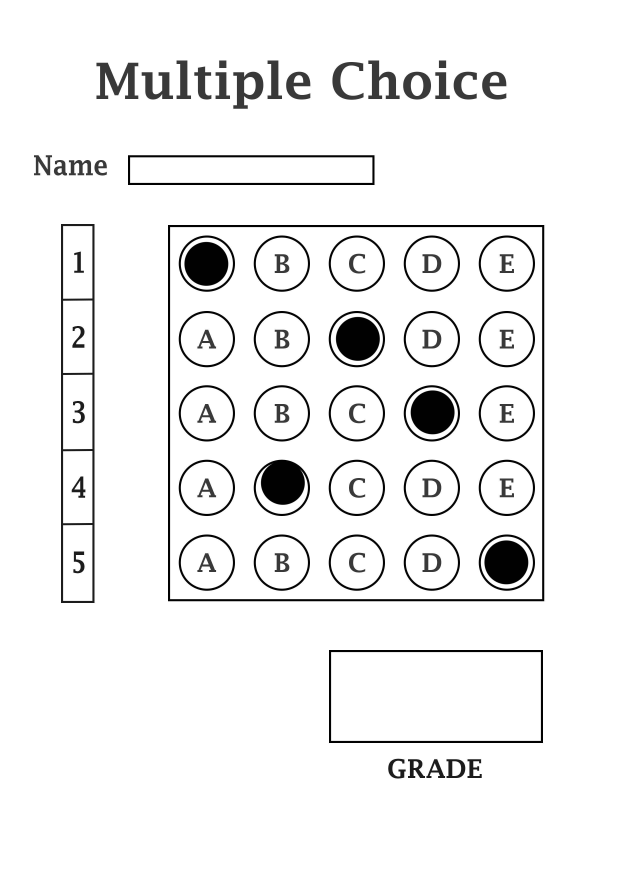
#> input picture uploads/1.jpg, 2480 x 3508 px (shown at 1/4 size)
$ python -i app.py   (imports and definitions only)
#> lines starting #> are read from the running program, lines starting #| are printed output that depends on the picture; after the words box and inside, x2 and y2 are one past the last pixel; in counts of white or black regions, pixels touching at a corner belong together
from flask import Flask, render_template, request, send_from_directory
import cv2
import numpy as np
import os

# [1 line not run here, left out]

UPLOAD_FOLDER = 'uploads/'
OUTPUT_FOLDER = 'outputs/'
# [1 line that did not run here, left out]
# [1 line that did not run here, left out]

# [2 lines not run here, left out]

NUM_QUESTIONS = 5
NUM_CHOICES   = 5
CORRECT_ANSWERS = [1, 2, 0, 2, 4]  # Index of correct answers
ANSWER_LETTERS  = ["A", "B", "C", "D", "E"]

# [3 lines that did not run here, left out]

# [25 lines that did not run here, left out]

def reorder_corners(pts):
    pts = pts.reshape((4, 2))
    ordered = np.zeros((4, 2), dtype=np.float32)
    s = pts.sum(axis=1)
    ordered[0] = pts[np.argmin(s)]
    ordered[2] = pts[np.argmax(s)]
    diff = np.diff(pts, axis=1)
    ordered[1] = pts[np.argmin(diff)]
    ordered[3] = pts[np.argmax(diff)]
    return ordered

def process_quiz_image(image_path):
#> called with image_path = 'uploads/1.jpg'
    img = cv2.imread(image_path)
#> img is the input picture: shape (3508, 2480, 3); min 0, max 255, mean 239.9
    if img is None:
        return None, None, 0, 0,

    img = cv2.resize(img, (700, 900))
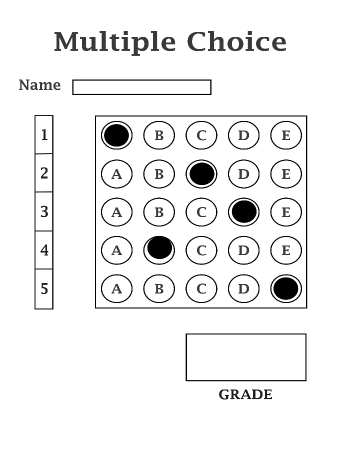
#> img: shape (900, 700, 3) (shown at 1/2 size); min 0, max 255, mean 239.9
    gray = cv2.cvtColor(img, cv2.COLOR_BGR2GRAY)
    blur = cv2.GaussianBlur(gray, (5, 5), 1)
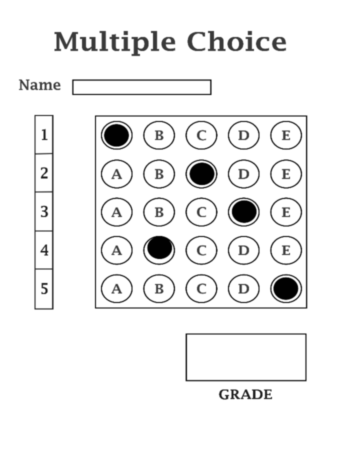
#> blur: shape (900, 700) (shown at 1/2 size); min 1, max 255, mean 240
    edges = cv2.Canny(blur, 50, 150)
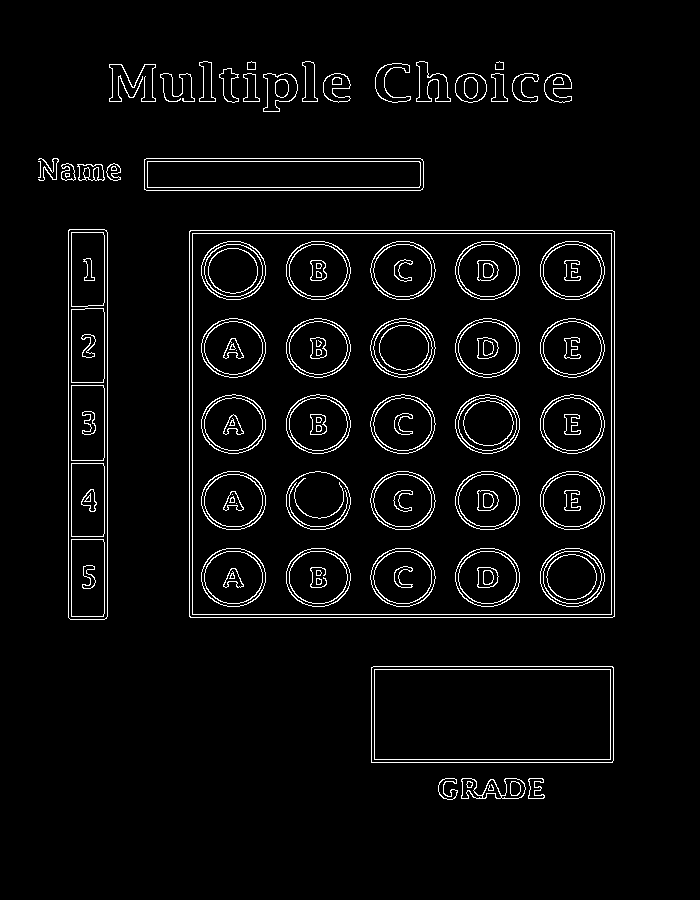
#> edges: shape (900, 700); 4% white in thin lines or dots, all inside (x1, y1, x2, y2) = (38, 61, 615, 800)

    contours, _ = cv2.findContours(edges, cv2.RETR_EXTERNAL, cv2.CHAIN_APPROX_SIMPLE)
#> contours = 28 contours, 3 with area under 20; largest, box (x1, y1, x2, y2) and area: (189, 230, 615, 618) 164471, (371, 666, 614, 763) 23228, (68, 229, 108, 620) 15200, (144, 158, 424, 191) 8917, (263, 73, 298, 112) 882

    biggest = None
    max_area = 0
    for cnt in contours:
        area = cv2.contourArea(cnt)
        if area > 5000:
            peri = cv2.arcLength(cnt, True)
            approx = cv2.approxPolyDP(cnt, 0.02 * peri, True)
            if len(approx) == 4 and area > max_area:
                biggest = approx
                max_area = area
#> this loop made 28 passes
#> (area, peri, biggest, max_area) on passes 4 to 5: (23228.5, 674.2, [[371, 667], [371, 762], [613, 760], [612, 666]], 23228.5), (164471, 1621.7, [[189, 231], [190, 617], [614, 616], [614, 231]], 164471)
#> after the loop, max_area = 164471

    if biggest is not None:
        corners = reorder_corners(biggest)
#> in reorder_corners, `pts = pts.reshape((4, 2))`: pts = [[189, 231], [190, 617], [614, 616], [614, 231]]
#> in reorder_corners, `s = pts.sum(axis=1)`: s = [420, 807, 1230, 845]
#> in reorder_corners, `diff = np.diff(pts, axis=1)`: diff = [42, 427, 2, -383]
#> corners = [[189, 231], [614, 231], [614, 616], [190, 617]]
        width, height = 700, 900
        dst = np.float32([[0, 0], [width, 0], [width, height], [0, height]])
        matrix = cv2.getPerspectiveTransform(corners, dst)
#> matrix = [[1.64, -0.00425, -308.7], [-1.85e-16, 2.32, -536], [-6.09e-06, -6.06e-06, 1]]
        warped = cv2.warpPerspective(img, matrix, (width, height))
    else:
        warped = img.copy()

    roi_y1, roi_y2 = 80, 880
    roi_x1, roi_x2 = 40, 660

    answer_region = warped[roi_y1:roi_y2, roi_x1:roi_x2]
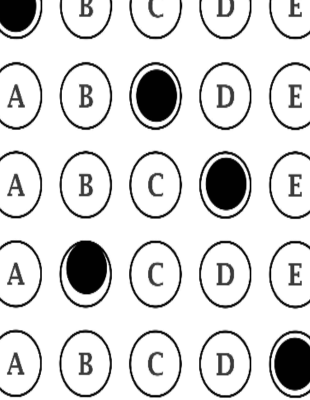
#> answer_region: shape (800, 620, 3) (shown at 1/2 size); min 0, max 255, mean 218.1
    region_h, region_w = answer_region.shape[:2]

    gray_region = cv2.cvtColor(answer_region, cv2.COLOR_BGR2GRAY)

    thresh = cv2.threshold(gray_region, 150, 255, cv2.THRESH_BINARY_INV)[1]
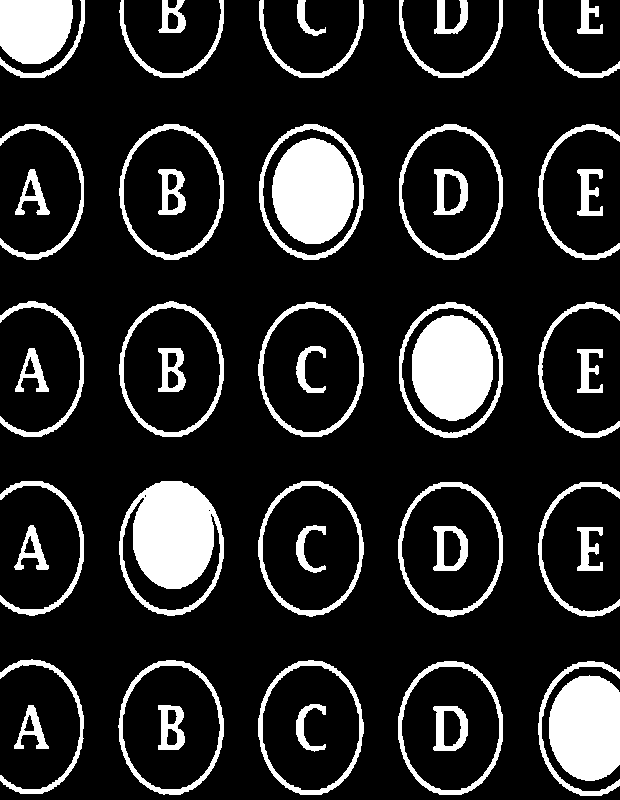
#> thresh: shape (800, 620); 15.7% white; 49 white regions, largest, box (x1, y1, x2, y2) and area: (119, 481, 224, 616) 8417, (272, 138, 354, 244) 6793, (412, 315, 493, 421) 6787

    kernel = np.ones((3,3), np.uint8)
    thresh = cv2.morphologyEx(thresh, cv2.MORPH_OPEN, kernel)

    cell_h = region_h // NUM_QUESTIONS
    cell_w = region_w // NUM_CHOICES

    pixel_values = np.zeros((NUM_QUESTIONS, NUM_CHOICES))

    for q in range(NUM_QUESTIONS):
        for c in range(NUM_CHOICES):
            y1, y2 = q * cell_h, (q + 1) * cell_h
            x1, x2 = c * cell_w, (c + 1) * cell_w

            cell = thresh[y1:y2, x1:x2]
            pixel_values[q][c] = cv2.countNonZero(cell)

            cv2.rectangle(warped, (roi_x1 + x1, roi_y1 + y1),
                          (roi_x1 + x2, roi_y1 + y2), (0, 255, 0), 1)
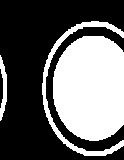
#> cell: shape (160, 124); 39% white; 3 white regions, box (x1, y1, x2, y2) and area: (53, 36, 124, 141) 6288, (42, 21, 124, 156) 1199, (0, 55, 7, 121) 252
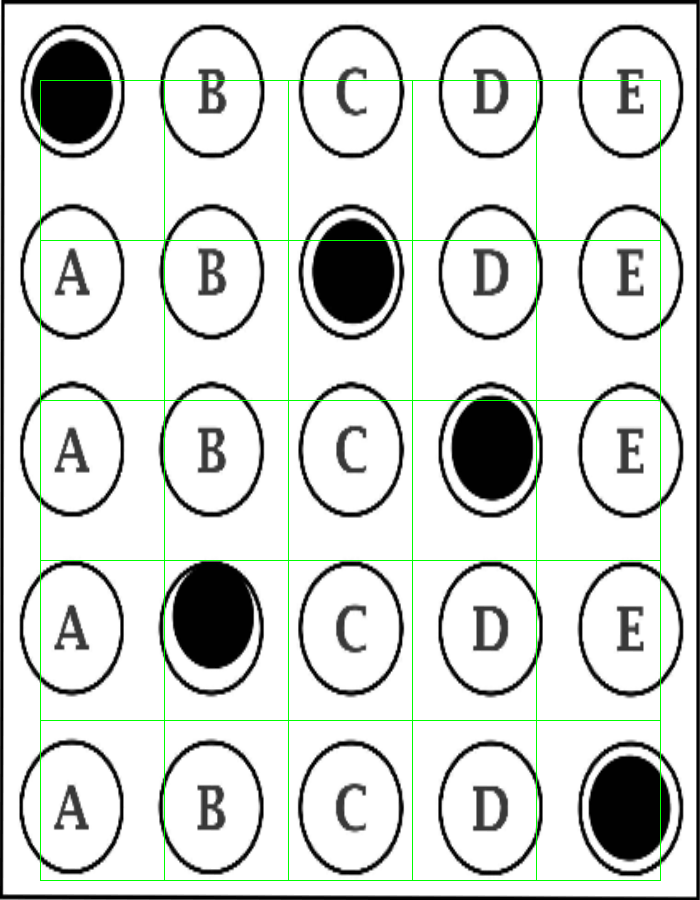
#> warped: shape (900, 700, 3); mean B, G, R 213.5, 216.9, 213.5
#> after the loop, pixel_values = [[5320, 1913, 2866, 1930, 1731], [1925, 2111, 7380, 2174, 2017], [1614, 1861, 1906, 7769, 1687], [2010, 8243, 2251, 2274, 2057], [1987, 2304, 2243, 2314, 7739]]

    selected_answers = [int(np.argmax(pixel_values[q])) for q in range(NUM_QUESTIONS)]
#> selected_answers = [0, 2, 3, 1, 4]

    total_conf = []
    for q in range(NUM_QUESTIONS):
        max_px = np.max(pixel_values[q])
        conf = min(100, (max_px / 400) * 100)
        total_conf.append(conf)
#> this loop made 5 passes
#> max_px on passes 1 to 5: 5320, 7380, 7769, 8243, 7739
#> after the loop, total_conf = [100, 100, 100, 100, 100]

    analysis_accuracy = round(sum(total_conf) / NUM_QUESTIONS, 1)
#> analysis_accuracy = 100

    grading = [1 if selected_answers[q] == CORRECT_ANSWERS[q] else 0 for q in range(NUM_QUESTIONS)]
#> grading = [0, 1, 0, 0, 1]
    score = round((sum(grading) / NUM_QUESTIONS) * 100, 1)
#> score = 40

#> (the run stopped early here; a loop or call above may not have finished)

$ run again, on uploads/2.jpg
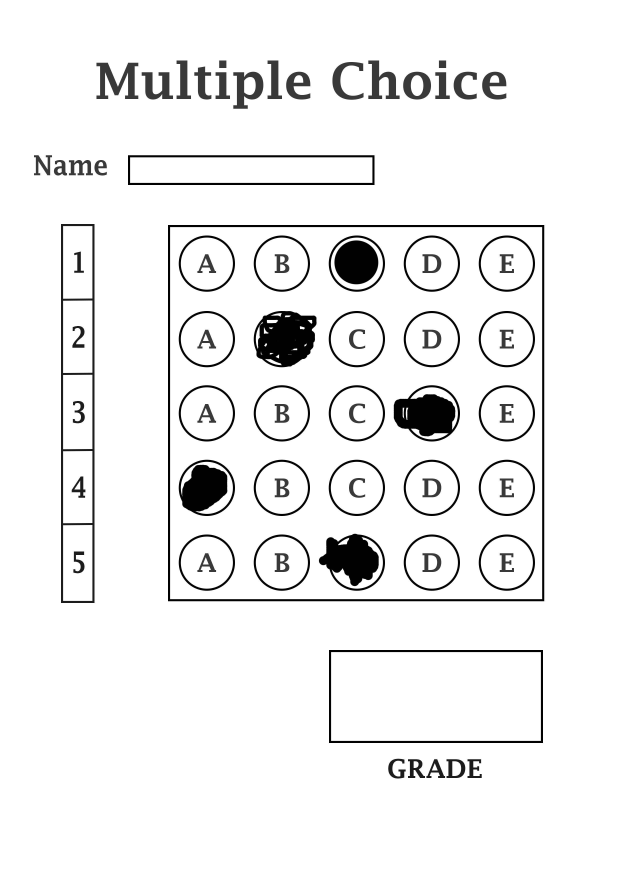
#> input picture uploads/2.jpg, 2480 x 3508 px (shown at 1/4 size)
#> in process_quiz_image, img is the input picture: shape (3508, 2480, 3); min 0, max 255, mean 239.3
#> img: shape (900, 700, 3)
#> in process_quiz_image, `edges = cv2.Canny(blur, 50, 150)`:
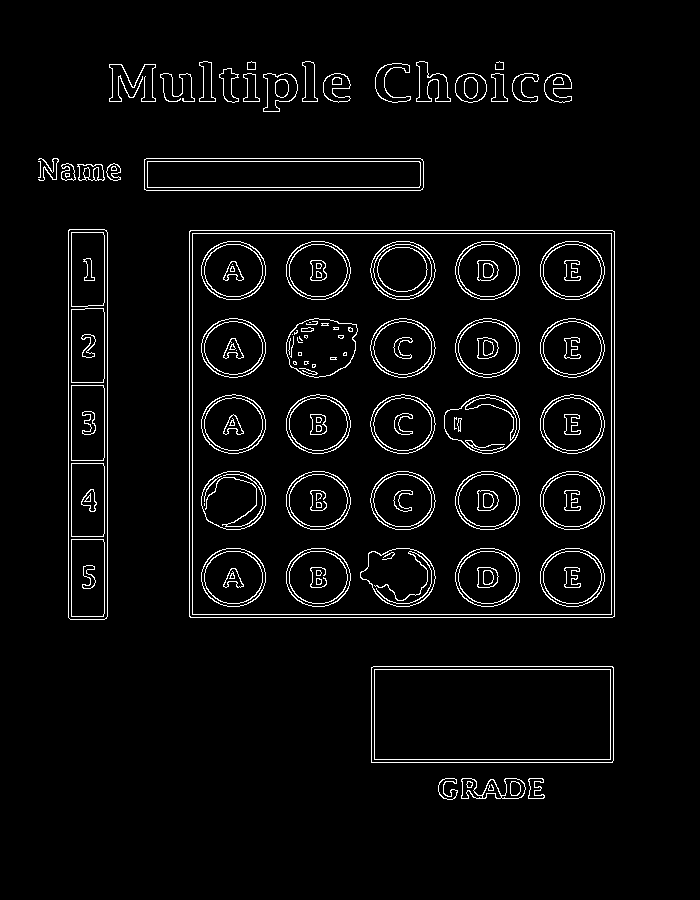
#> edges: shape (900, 700); 4% white in thin lines or dots, all inside (x1, y1, x2, y2) = (38, 61, 615, 800)
#> contours = 28 contours, 3 with area under 20; largest, box (x1, y1, x2, y2) and area: (189, 230, 615, 618) 164471, (371, 666, 614, 763) 23228, (68, 229, 108, 620) 15200, (144, 158, 424, 191) 8917, (263, 73, 298, 112) 882
#> the loop in process_quiz_image, `for cnt in contours:` made 28 passes
#> (area, peri, biggest, max_area) on passes 4 to 5: (23228.5, 674.2, [[371, 667], [371, 762], [613, 760], [612, 666]], 23228.5), (164471, 1621.7, [[189, 231], [190, 617], [614, 616], [614, 231]], 164471)
#> after the loop in process_quiz_image, `for cnt in contours:`: max_area = 164471
#> pts = [[189, 231], [190, 617], [614, 616], [614, 231]]
#> s = [420, 807, 1230, 845]
#> diff = [42, 427, 2, -383]
#> corners = [[189, 231], [614, 231], [614, 616], [190, 617]]
#> matrix = [[1.64, -0.00425, -308.7], [-1.85e-16, 2.32, -536], [-6.09e-06, -6.06e-06, 1]]
#> after the loop in process_quiz_image, `for q in range(NUM_QUESTIONS):`:
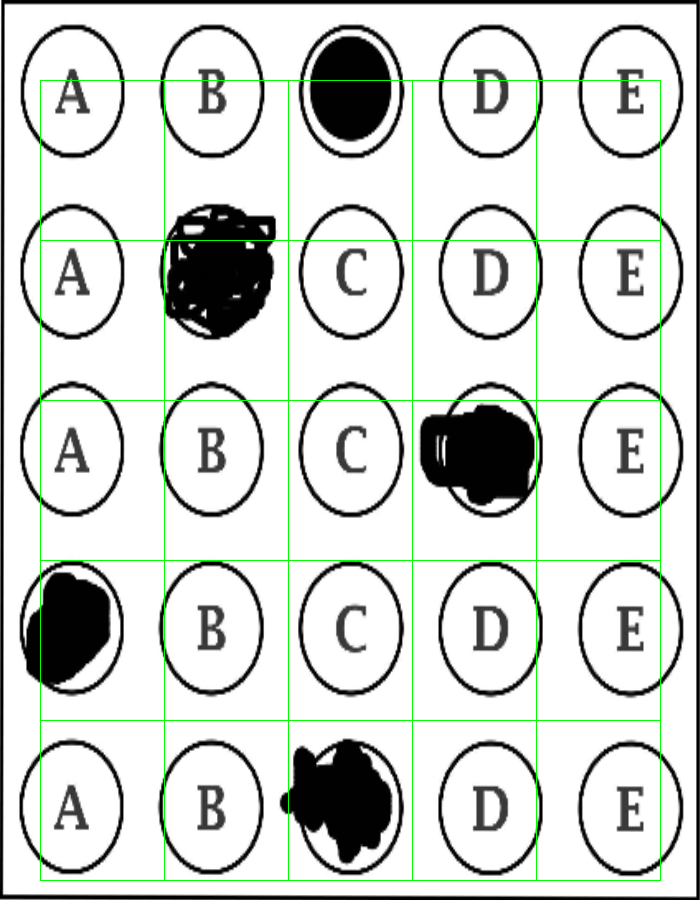
#> warped: shape (900, 700, 3); mean B, G, R 210.9, 214.3, 210.9
#> after the loop in process_quiz_image, `for q in range(NUM_QUESTIONS):`: pixel_values = [[1771, 4089, 5626, 1930, 1731], [1925, 9222, 2065, 2063, 2017], [1614, 1861, 1906, 9680, 1687], [7653, 2283, 2251, 2274, 2057], [1987, 2443, 9711, 2314, 2052]]
#> selected_answers = [2, 1, 3, 0, 2]
#> the loop in process_quiz_image, `for q in range(NUM_QUESTIONS):` made 5 passes
#> max_px on passes 1 to 5: 5626, 9222, 9680, 7653, 9711
#> after the loop in process_quiz_image, `for q in range(NUM_QUESTIONS):`: total_conf = [100, 100, 100, 100, 100]
#> analysis_accuracy = 100
#> grading = [0, 0, 0, 0, 0]
#> score = 0

$ run again, on uploads/3.jpg
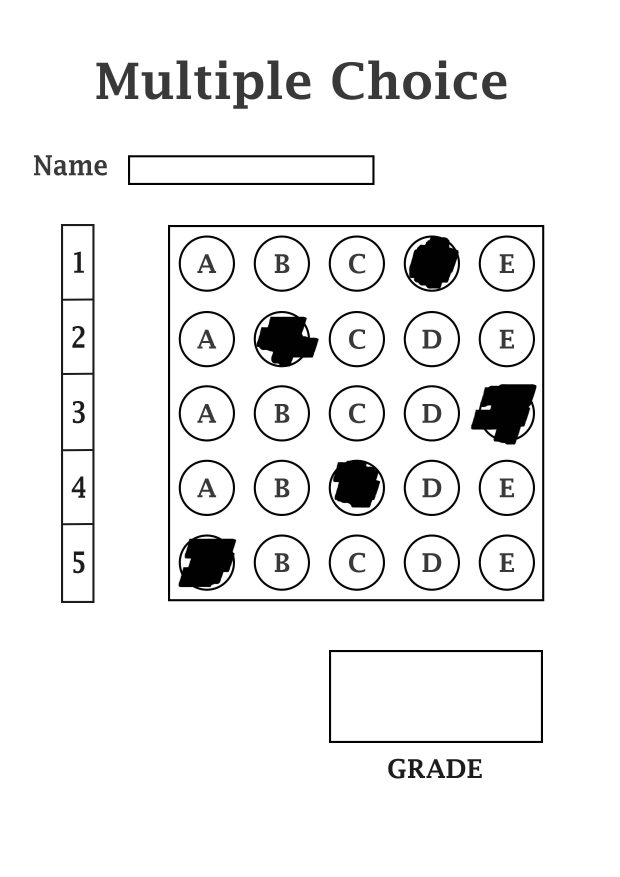
#> input picture uploads/3.jpg, 2480 x 3508 px (shown at 1/4 size)
#> in process_quiz_image, img is the input picture: shape (3508, 2480, 3); min 0, max 255, mean 238.9
#> img: shape (900, 700, 3)
#> in process_quiz_image, `edges = cv2.Canny(blur, 50, 150)`:
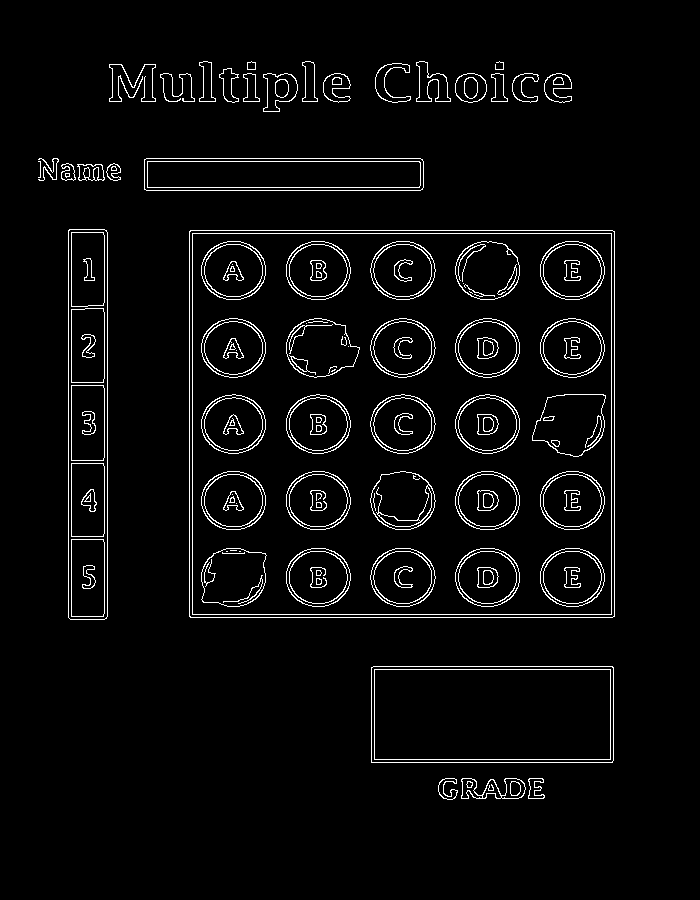
#> edges: shape (900, 700); 3.9% white in thin lines or dots, all inside (x1, y1, x2, y2) = (38, 61, 615, 800)
#> contours = 28 contours, 3 with area under 20; largest, box (x1, y1, x2, y2) and area: (189, 230, 615, 618) 164471, (371, 666, 614, 763) 23228, (68, 229, 108, 620) 15200, (144, 158, 424, 191) 8917, (263, 73, 298, 112) 882
#> the loop in process_quiz_image, `for cnt in contours:` made 28 passes
#> (area, peri, biggest, max_area) on passes 4 to 5: (23228.5, 674.2, [[371, 667], [371, 762], [613, 760], [612, 666]], 23228.5), (164471, 1621.7, [[189, 231], [190, 617], [614, 616], [614, 231]], 164471)
#> after the loop in process_quiz_image, `for cnt in contours:`: max_area = 164471
#> pts = [[189, 231], [190, 617], [614, 616], [614, 231]]
#> s = [420, 807, 1230, 845]
#> diff = [42, 427, 2, -383]
#> corners = [[189, 231], [614, 231], [614, 616], [190, 617]]
#> matrix = [[1.64, -0.00425, -308.7], [-1.85e-16, 2.32, -536], [-6.09e-06, -6.06e-06, 1]]
#> after the loop in process_quiz_image, `for q in range(NUM_QUESTIONS):`:
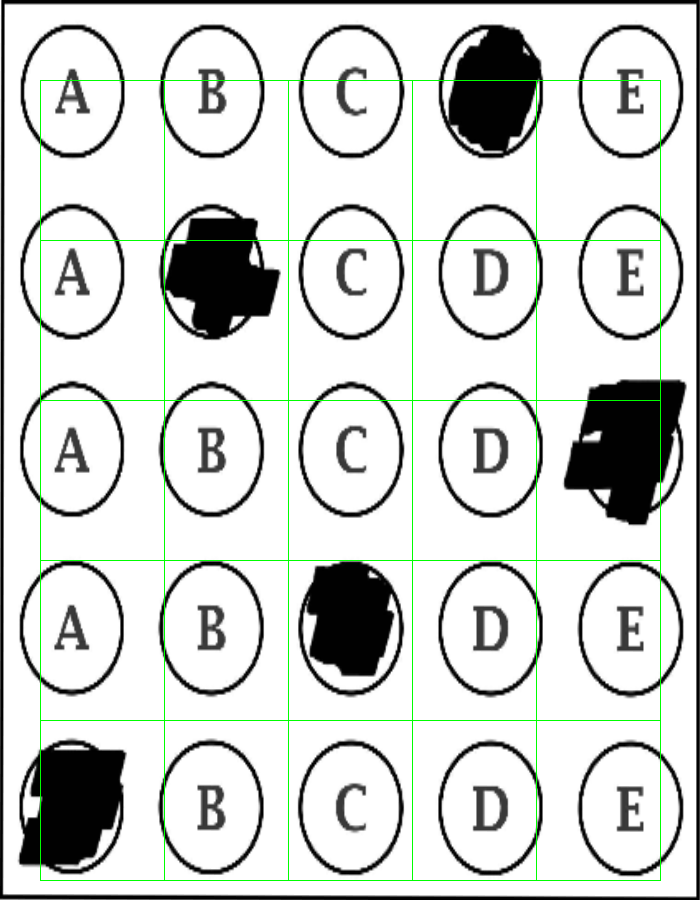
#> warped: shape (900, 700, 3); mean B, G, R 209.5, 213, 209.5
#> after the loop in process_quiz_image, `for q in range(NUM_QUESTIONS):`: pixel_values = [[1771, 3284, 1888, 6259, 1739], [1925, 8708, 2065, 2063, 2931], [1614, 1861, 1906, 1881, 9367], [2010, 2283, 9218, 2274, 2057], [9420, 2304, 2243, 2314, 2052]]
#> selected_answers = [3, 1, 4, 2, 0]
#> the loop in process_quiz_image, `for q in range(NUM_QUESTIONS):` made 5 passes
#> max_px on passes 1 to 5: 6259, 8708, 9367, 9218, 9420
#> after the loop in process_quiz_image, `for q in range(NUM_QUESTIONS):`: total_conf = [100, 100, 100, 100, 100]
#> analysis_accuracy = 100
#> grading = [0, 0, 0, 1, 0]
#> score = 20
